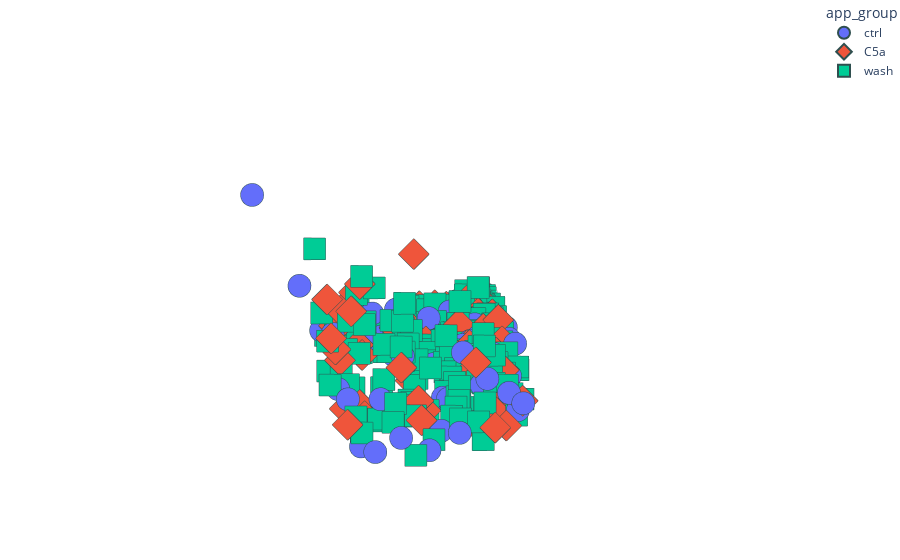

Notebook source saved alongside this figure:
### Markdown cell above
#### PCA plot

### Code cell
group_factor = 'app_group'

if n_components == 2:
    fig = px.scatter(pca_df,
                     x='x', y='y',
                     color=group_factor,
                     symbol=group_factor)
    dot_size = 6
elif n_components == 3:
    fig = px.scatter_3d(pca_df,
                        x='x', y='y', z='z',
                        color=group_factor,
                        symbol=group_factor)
    dot_size = 2
else:
    logging.fatal('Incorrect n')

fig.update_traces(marker=dict(size=8,
                              line=dict(width=2,
                                        color='DarkSlateGrey')),
                  selector=dict(mode='markers'))
fig.update_layout(margin=dict(l=0, r=0, b=0, t=0),
                  legend= {'itemsizing': 'constant'},
                  scene=dict(xaxis=dict(showaxeslabels=False, showticklabels=False, showbackground=False, title=''),
                             yaxis=dict(showaxeslabels=False, showticklabels=False, showbackground=False, title=''), 
                             zaxis=dict(showaxeslabels=False, showticklabels=False, showbackground=False, title='')))
fig.show()

### Figure 1 — Plotly figure (JSON) as saved in the notebook; plotly's stock layout.template omitted (floating-point values rounded to 4 significant figures; data arrays with more than 128 entries replaced by an {"elided": "..."} marker saying what was removed)
{"data": [{"hovertemplate": "app_group=ctrl<br>x=%{x}<br>y=%{y}<br>z=%{z}<extra></extra>", "legendgroup": "ctrl", "marker": {"color": "#636efa", "line": {"color": "DarkSlateGrey", "width": 2}, "size": 8, "symbol": "circle"}, "mode": "markers", "name": "ctrl", "scene": "scene", "showlegend": true, "type": "scatter3d", "x": [-8.637, -21.51, 14.63, -24.21, 0.2133, -18.59, 35.5, -11.81, -8.05, -30.02, -14.87, -31.21, -1.36, -8.62, -30.54, -5.318, -6.976, -16.61, -3.453, 6.486, -8.852, -0.5601, -20.54, 6.659, -19.18, 10.85, -17.57, -21.62, -8.397, -27.84, -3.76, 14.49, 35.0, 10.4, 39.58, 37.77, 68.97, 52.0, -3.561, 98.34, -13.25, 15.54, 13.11, -29.86, 50.62, 36.84, -30.61, -8.327, 5.89, -13.96, 62.83, 8.52, 18.88, -2.565, 23.16, 11.56, -24.43, 56.52, 3.156, -27.34, 67.64, -6.164, -5.229, 22.77, -14.38, -37.02, -36.76, -19.15, 18.52, -36.03, -11.4, 8.266, -33.14, 5.618, 18.9, 22.23, 9.752, 59.79, 0.4822, -4.124, 25.59, -2.4, -20.25, -20.42, -12.71, 11.77, -7.709, 49.8, 13.19, -1.637, 9.758, 15.45, -6.974, null, null, null], "y": [13.72, 17.04, 9.535, -0.8634, -8.62, -5.019, 8.714, 13.18, -25.27, -4.953, -21.87, -16.11, -24.69, -14.33, 2.021, 31.06, 20.41, -8.8, -4.684, -16.89, -20.73, -32.79, -16.65, -18.38, 7.768, -0.193, -15.01, -1.239, 1.411, 1.617, 13.03, 0.2231, -54.83, 61.62, 38.11, 47.62, 24.66, -45.76, 25.8, 0.7023, -11.22, -11.65, -31.02, -7.897, 41.02, -42.41, -11.26, -10.86, -21.34, -14.59, 35.11, 35.94, -15.1, -21.09, 24.17, 41.23, 6.0, -15.48, -37.48, 24.72, 13.16, 41.94, 18.72, 27.16, -5.816, -7.964, 4.848, 34.25, 31.11, -6.106, -20.74, 19.85, 18.14, 9.86, -30.74, -50.75, 58.94, -4.19, -34.2, 32.14, -27.01, -9.958, -17.11, -7.732, 38.47, 16.37, -13.9, 8.014, -42.87, -31.44, 52.89, -18.06, -14.48, null, null, null], "z": [2.081, 0.5492, -1.763, 1.901, -3.883, -2.486, 16.39, 1.585, -1.059, 0.6249, 0.2247, -0.2558, -3.217, -1.396, 0.8324, -0.9228, 0.7236, 0.07037, -2.304, -4.551, -0.6623, 1.534, 0.9037, -5.202, 3.653, -6.786, -3.153, 2.534, -0.9946, 2.098, 1.867, -3.757, -5.511, 5.03, -8.862, -4.183, -10.41, 37.77, -0.4949, 122.4, -1.156, -10.04, -8.849, -1.404, -10.81, 0.4721, -0.2973, -4.483, 1.453, 0.2126, 2.432, -2.281, -8.376, -1.066, -8.887, 7.384, 3.957, -7.506, -9.125, -1.053, -17.12, -2.112, -4.38, -7.799, 7.417, 3.067, 0.5007, 6.239, 21.9, 1.718, -5.632, -7.766, -0.5652, -6.633, 10.65, 3.354, -1.843, -4.153, -7.382, 7.583, -1.613, 7.274, -2.309, -2.129, -2.638, -5.468, -4.434, -2.521, -7.993, -7.368, 5.127, -8.68, -5.389, null, null, null]}, {"hovertemplate": "app_group=C5a<br>x=%{x}<br>y=%{y}<br>z=%{z}<extra></extra>", "legendgroup": "C5a", "marker": {"color": "#EF553B", "line": {"color": "DarkSlateGrey", "width": 2}, "size": 8, "symbol": "diamond"}, "mode": "markers", "name": "C5a", "scene": "scene", "showlegend": true, "type": "scatter3d", "x": {"elided": "136 float values"}, "y": {"elided": "136 float values"}, "z": {"elided": "136 float values"}}, {"hovertemplate": "app_group=wash<br>x=%{x}<br>y=%{y}<br>z=%{z}<extra></extra>", "legendgroup": "wash", "marker": {"color": "#00cc96", "line": {"color": "DarkSlateGrey", "width": 2}, "size": 8, "symbol": "square"}, "mode": "markers", "name": "wash", "scene": "scene", "showlegend": true, "type": "scatter3d", "x": {"elided": "339 float values"}, "y": {"elided": "339 float values"}, "z": {"elided": "339 float values"}}], "layout": {"legend": {"itemsizing": "constant", "title": {"text": "app_group"}, "tracegroupgap": 0}, "margin": {"b": 0, "l": 0, "r": 0, "t": 0}, "scene": {"domain": {"x": [0, 1], "y": [0, 1]}, "xaxis": {"showaxeslabels": false, "showbackground": false, "showticklabels": false, "title": {"text": ""}}, "yaxis": {"showaxeslabels": false, "showbackground": false, "showticklabels": false, "title": {"text": ""}}, "zaxis": {"showaxeslabels": false, "showbackground": false, "showticklabels": false, "title": {"text": ""}}}}}
